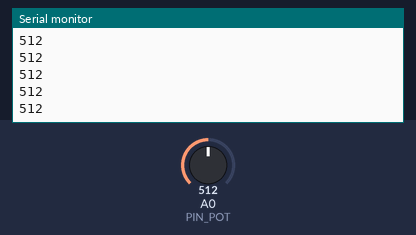
Bench run of a sketch on a simulated Arduino Uno, built with avr-gcc and run on an emulated ATmega328P. Shown: the last lines printed to the serial monitor. The test bench sets the inputs (shaded band); at power-on: A0 (PIN_POT) = 512.

Above: at 1.2 s.
1.3 s: A0 (PIN_POT) set to 716
At 2.0 s:
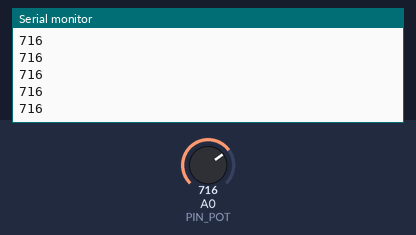
2.8 s: A0 (PIN_POT) set to 900
At 3.6 s:
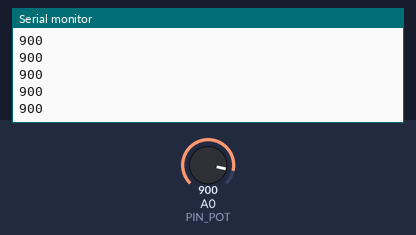
Timing chart, 0 to 5.8 s (numbered marks = the images above; inputs shaded):
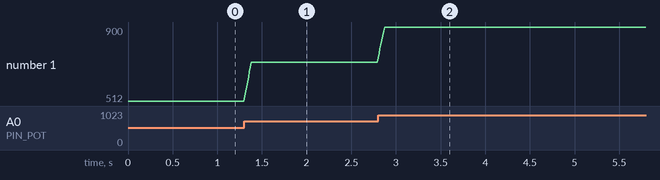

Measured:
- after the input at 1.3 s, the serial monitor: prints a new line at once (image 1)
- after the input at 2.8 s, the serial monitor: prints a new line at once (image 2)
- plotted number 1: 512 → 716 after the input at 1.3 s, 716 → 900 after the input at 2.8 s

The sketch:

potentiometre_nano.ino
```cpp
// Frein à main DIY — Potentiomètre B103 sur A0
// Compatible HandBrakeConfig SimHub Plugin (eKLID)

#define PIN_POT  A0
#define INVERT   false
#define SAMPLES  8

static uint16_t buf[SAMPLES];
static uint8_t  idx = 0;

void setup() {
  Serial.begin(115200);
  for (uint8_t i = 0; i < SAMPLES; i++) buf[i] = analogRead(PIN_POT);
}

void loop() {
  buf[idx] = analogRead(PIN_POT);
  idx = (idx + 1) % SAMPLES;
  uint32_t sum = 0;
  for (uint8_t i = 0; i < SAMPLES; i++) sum += buf[i];
  uint16_t val = sum / SAMPLES;
  Serial.println(INVERT ? 1023 - val : val);
  delay(10);
}
```
